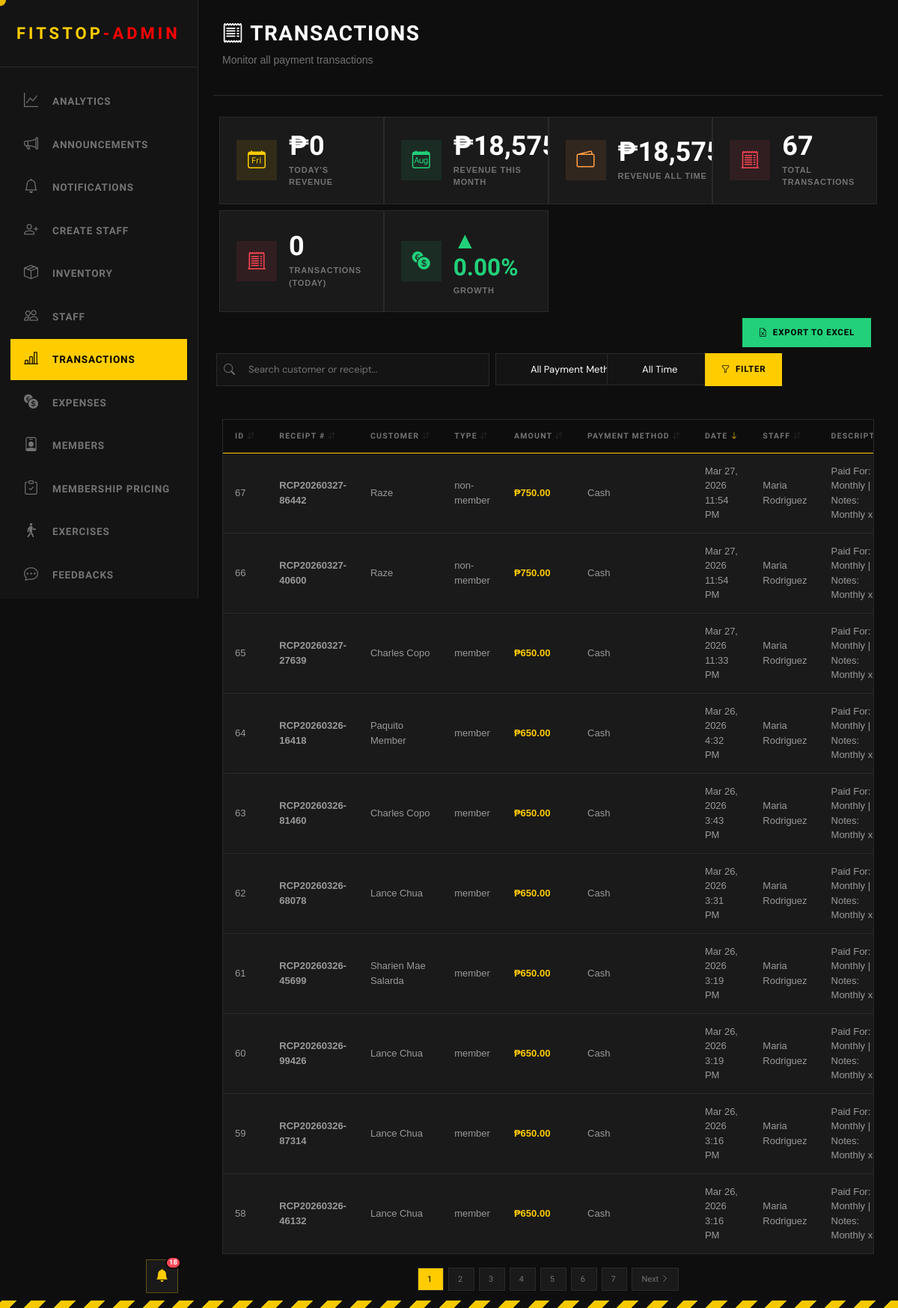
/admin/transaction.php (signed in), run on the app's committed database.
### tables this page shows
CREATE TABLE transactions (
    id INTEGER PRIMARY KEY AUTOINCREMENT,
    receipt_number TEXT UNIQUE NOT NULL,
    customer_type TEXT NOT NULL,
    user_id INTEGER,
    customer_name TEXT,
    amount DECIMAL(10, 2) NOT NULL,
    payment_method TEXT NOT NULL,
    staff_id INTEGER,
    transaction_date TIMESTAMP DEFAULT CURRENT_TIMESTAMP,
    status TEXT DEFAULT 'Confirmed',
    created_at TIMESTAMP DEFAULT CURRENT_TIMESTAMP
, "desc" TEXT);

CREATE TABLE "users" (   id INTEGER PRIMARY KEY AUTOINCREMENT,   username VARCHAR(50) NOT NULL UNIQUE,   first_name VARCHAR(50) NOT NULL,   last_name VARCHAR(50) NOT NULL,   email VARCHAR(100) NOT NULL UNIQUE,   password VARCHAR(255) NOT NULL,   user_type VARCHAR(50),   verification_code VARCHAR(50) DEFAULT NULL,   verification_code_expiration TIMESTAMP DEFAULT NULL,   is_verified BOOLEAN DEFAULT FALSE,   profile_picture BLOB,   last_logged_in TIMESTAMP DEFAULT NULL,   created_at TIMESTAMP DEFAULT CURRENT_TIMESTAMP,   updated_at TIMESTAMP DEFAULT CURRENT_TIMESTAMP , "points" INTEGER NOT NULL DEFAULT 0, dpa_consent INTEGER NOT NULL DEFAULT 0, dpa_consent_at TIMESTAMP DEFAULT NULL, "address" VARCHAR(255));

### admin/transaction.php (the view, shortened to what this page needs)
<?php
include("../Login/connection.php");
$search = isset($_GET['search']) ? trim($_GET['search']) : '';
$payment_method = isset($_GET['payment_method']) ? trim($_GET['payment_method']) : '';
$time_filter = isset($_GET['time']) ? $_GET['time'] : '';
$sort_by = isset($_GET['sort']) ? $_GET['sort'] : 'transaction_date';
$sort_order = isset($_GET['order']) ? $_GET['order'] : 'DESC';
$records_per_page = 10;
$page = isset($_GET['page']) ? (int) $_GET['page'] : 1;
$offset = ($page - 1) * $records_per_page;
$sort_order = ($sort_order === 'ASC') ? 'ASC' : 'DESC';
$where_conditions = [];
$params = [];
$where_clause = count($where_conditions) > 0 ? "WHERE " . implode(" AND ", $where_conditions) : "";
$total_query = $pdo->prepare("SELECT COUNT(*) as total FROM transactions t $where_clause");
$total_query->execute($params);
$total_records = $total_query->fetch()['total'];
$total_pages = ceil($total_records / $records_per_page);
$query = "SELECT
            t.*,
            u.first_name,
            u.last_name
          FROM transactions t
          LEFT JOIN users u ON t.staff_id = u.id
          $where_clause
          ORDER BY t.$sort_by $sort_order
          LIMIT :limit OFFSET :offset";
$stmt = $pdo->prepare($query);
$stmt->bindValue(':limit', $records_per_page, PDO::PARAM_INT);
$stmt->bindValue(':offset', $offset, PDO::PARAM_INT);
$stmt->execute();
$transactions = $stmt->fetchAll();
$stmt = $pdo->query("
    SELECT
        SUM(CASE WHEN DATE(transaction_date) = DATE('now') THEN amount ELSE 0 END) AS today,
        SUM(CASE WHEN DATE(transaction_date) = DATE('now','-1 day') THEN amount ELSE 0 END) AS yesterday
    FROM transactions
    WHERE status = 'completed'
");
$data = $stmt->fetch();
$growth = ($data['yesterday'] > 0)
    ? (($data['today'] - $data['yesterday']) / $data['yesterday']) * 100 : 0;
$total_revenue_stmt = $pdo->query("SELECT COALESCE(SUM(amount), 0) as total FROM transactions");
$total_revenue = $total_revenue_stmt->fetch()['total'];
$today_revenue_stmt = $pdo->query("SELECT COALESCE(SUM(amount), 0) as total FROM transactions WHERE DATE(transaction_date) = DATE('now')");
$today_revenue = $today_revenue_stmt->fetch()['total'];
$month_revenue_stmt = $pdo->query("SELECT COALESCE(SUM(amount), 0) as total FROM transactions WHERE strftime('%Y-%m', transaction_date) = strftime('%Y-%m', 'now')");
$month_revenue = $month_revenue_stmt->fetch()['total'];
$total_count_stmt = $pdo->query("SELECT COUNT(*) as total FROM transactions");
$total_count = $total_count_stmt->fetch()['total'];
$total_count_stmt_td = $pdo->query("SELECT COUNT(*) as total FROM transactions WHERE DATE(transaction_date) = DATE('now')");
$total_count_td = $total_count_stmt_td->fetch()['total'];
function getSortUrl($column, $current_sort, $current_order, $search, $payment_method, $time, $page)
{
    $new_order = 'ASC';
    $params = "sort=$column&order=$new_order";
    return "?$params";
}
function getSortIcon($column, $current_sort, $current_order)
{
    if ($current_sort !== $column) {
        return '<i class="bi bi-arrow-down-up" style="opacity: 0.3; font-size: 10px;"></i>';
    }
    return $current_order === 'ASC'
        ? '<i class="bi bi-arrow-up" style="color: var(--hazard); font-size: 10px;"></i>'
        : '<i class="bi bi-arrow-down" style="color: var(--hazard); font-size: 10px;"></i>';
}
function getPaginationUrl($page_num, $search, $payment_method, $time, $sort, $order)
{
    $params = "page=$page_num";
    return "?$params";
}
?>
<!DOCTYPE html>
<html>
<head>
    <link rel="stylesheet" href="styles.css">
    <link rel="stylesheet" href="https://cdn.jsdelivr.net/npm/bootstrap-icons@1.11.0/font/bootstrap-icons.css">
    <link href="https://cdn.jsdelivr.net/npm/bootstrap@5.3.8/dist/css/bootstrap.min.css" rel="stylesheet">
</head>
<body>
    <?php include('includes/header_admin.php') ?>
    <div class="main-content">
        <div class="topbar row">
            <div class="topbar-left col-sm-12 col-xl-6">
                <h1><i class="bi bi-receipt"></i> Transactions</h1>
                <p>Monitor all payment transactions</p>
            </div>
        </div>
        <div class="stat-grid row p-0 mb-1 g-2">
            <div class="stat-box col-sm-12 col-xl-3">
                <div class="stat-icon members">
                    <i class="bi bi-calendar-day"></i>
                </div>
                <div>
                    <div class="stat-value">₱<?php echo number_format($today_revenue, 0); ?></div>
                    <div class="stat-label">Today's Revenue</div>
                </div>
            </div>
            <div class="stat-box col-sm-12 col-xl-3">
                <div class="stat-icon registrations">
                    <i class="bi bi-calendar-month"></i>
                </div>
                <div>
                    <div class="stat-value">₱<?php echo number_format($month_revenue, 0); ?></div>
                    <div class="stat-label">Revenue This Month</div>
                </div>
            </div>
            <div class="stat-box col-sm-12 col-xl-3">
                <div class="stat-icon equipment">
                    <i class="bi bi-wallet2"></i>
                </div>
                <div>
                    <div class="stat-value">₱<?php echo number_format($total_revenue, 0); ?></div>
                    <div class="stat-label">Revenue All Time</div>
                </div>
            </div>
            <div class="stat-box col-sm-12 col-xl-3">
                <div class="stat-icon notifications">
                    <i class="bi bi-receipt-cutoff"></i>
                </div>
                <div>
                    <div class="stat-value"><?php echo $total_count; ?></div>
                    <div class="stat-label">Total Transactions</div>
                </div>
            </div>
            <div class="stat-box col-sm-12 col-xl-3">
                <div class="stat-icon notifications">
                    <i class="bi bi-receipt-cutoff bi-success"></i>
                </div>
                <div>
                    <div class="stat-value"><?php echo $total_count_td; ?></div>
                    <div class="stat-label">Transactions (Today)</div>
                </div>
            </div>
            <div class="stat-box col-sm-12 col-xl-3">
                <div class="stat-icon registrations"
                    style="color: <?php echo $growth >= 0 ? 'var(--success)' : 'var(--danger)'; ?>;">
                    <i class="bi bi-currency-exchange"></i>
                </div>
                <div>
                    <div class="stat-value">
                        <?php echo ($growth >= 0 ? "<small style='color: var(--success);'>▲ " : "<small style='color: var(--danger);'>▼ ") . number_format(abs($growth), 2) . "%</small>"; ?>
                    </div>
                    <div class="stat-label">Growth</div>
                </div>
            </div>
        </div>
        <section>
            <div>
                <div class="col-12 p-1 d-flex justify-content-end">
                    <button class="add-btn" data-bs-toggle="modal" data-bs-target="#exportModal"
                        style="background: var(--success); text-decoration: none; border: none; cursor: pointer;">
                        <i class="bi bi-file-earmark-excel"></i> Export to Excel
                    </button>
                </div>
                <form method="GET">
                    <div class="row">
                        <div class="search-wrapper col-sm-12 col-xl-2 p-1">
                            <i class="bi bi-search search-icon"></i>
                            <input type="text" name="search" class="search-input" maxlength="30"
                                placeholder="Search customer or receipt..."
                                value="<?php echo htmlspecialchars($search); ?>">
                        </div>
                        <div class="col-sm-12 col-xl-2 p-1">
                            <select name="payment_method" class="search-input" style="min-width: 250px;">
                                <option value="">All Payment Methods</option>
                            </select>
                        </div>
                        <div class="col-sm-12 col-xl-2 p-1">
                            <select name="time" class="search-input" style="min-width: 180px;">
                                <option value="">All Time</option>
                            </select>
                        </div>
                        <div class="col-sm-12 col-xl-1 p-1 d-flex justify-content-center">
                            <button type="submit" class="search-btn">
                                <i class="bi bi-funnel"></i> Filter
                            </button>
                        </div>
                        <div class="col-sm-12 col-xl-2 p-1 d-flex justify-content-center">
                        </div>
                    </div>
                </form>
            </div>
        </section>
        <div class="inventory-table">
            <table>
                <thead>
                    <tr>
                        <th class="sortable-header"
                            onclick="window.location.href='<?php echo getSortUrl('id', $sort_by, $sort_order, $search, $payment_method, $time_filter, $page); ?>'">
                            ID <?php echo getSortIcon('id', $sort_by, $sort_order); ?>
                        </th>
                        <th class="sortable-header"
                            onclick="window.location.href='<?php echo getSortUrl('receipt_number', $sort_by, $sort_order, $search, $payment_method, $time_filter, $page); ?>'">
                            Receipt # <?php echo getSortIcon('receipt_number', $sort_by, $sort_order); ?>
                        </th>
                        <th class="sortable-header"
                            onclick="window.location.href='<?php echo getSortUrl('customer_name', $sort_by, $sort_order, $search, $payment_method, $time_filter, $page); ?>'">
                            Customer <?php echo getSortIcon('customer_name', $sort_by, $sort_order); ?>
                        </th>
                        <th class="sortable-header"
                            onclick="window.location.href='<?php echo getSortUrl('customer_type', $sort_by, $sort_order, $search, $payment_method, $time_filter, $page); ?>'">
                            Type <?php echo getSortIcon('customer_type', $sort_by, $sort_order); ?>
                        </th>
                        <th class="sortable-header"
                            onclick="window.location.href='<?php echo getSortUrl('amount', $sort_by, $sort_order, $search, $payment_method, $time_filter, $page); ?>'">
                            Amount <?php echo getSortIcon('amount', $sort_by, $sort_order); ?>
                        </th>
                        <th class="sortable-header"
                            onclick="window.location.href='<?php echo getSortUrl('payment_method', $sort_by, $sort_order, $search, $payment_method, $time_filter, $page); ?>'">
                            Payment Method <?php echo getSortIcon('payment_method', $sort_by, $sort_order); ?>
                        </th>
                        <th class="sortable-header"
                            onclick="window.location.href='<?php echo getSortUrl('transaction_date', $sort_by, $sort_order, $search, $payment_method, $time_filter, $page); ?>'">
                            Date <?php echo getSortIcon('transaction_date', $sort_by, $sort_order); ?>
                        </th>
                        <th class="sortable-header"
                            onclick="window.location.href='<?php echo getSortUrl('staff_id', $sort_by, $sort_order, $search, $payment_method, $time_filter, $page); ?>'">
                            Staff <?php echo getSortIcon('staff_id', $sort_by, $sort_order); ?>
                        </th>
                        <th>Description</th>
                    </tr>
                </thead>
                <tbody>
                    <?php if (count($transactions) > 0): ?>
                        <?php foreach ($transactions as $txn): ?>
                            <tr>
                                <td><?php echo $txn['id']; ?></td>
                                <td><strong><?php echo htmlspecialchars($txn['receipt_number']); ?></strong></td>
                                <td><?php echo htmlspecialchars($txn['customer_name']); ?></td>
                                <td><?php echo htmlspecialchars($txn['customer_type']); ?></td>
                                <td><strong
                                        style="color: var(--hazard);">₱<?php echo number_format($txn['amount'], 2); ?></strong>
                                </td>
                                <td><?php echo htmlspecialchars($txn['payment_method']); ?></td>
                                <td><?php echo date('M d, Y g:i A', strtotime($txn['transaction_date'])); ?></td>
                                <td><?php echo htmlspecialchars(($txn['first_name'] ?? '') . ' ' . ($txn['last_name'] ?? '')); ?>
                                </td>
                                <td><?php echo htmlspecialchars($txn['desc'] ?? ''); ?></td>
                            </tr>
                        <?php endforeach; ?>
                    <?php endif; ?>
                </tbody>
            </table>
        </div>
        <?php if ($total_pages > 1): ?>
            <div style="margin-top: 20px; text-align: center;">
                <?php for ($i = 1; $i <= $total_pages; $i++): ?>
                    <a href="<?php echo getPaginationUrl($i, $search, $payment_method, $time_filter, $sort_by, $sort_order); ?>"
                        style="padding: 8px 12px; margin: 0 3px; background: <?php echo ($i == $page) ? 'var(--hazard)' : 'var(--bg-card)'; ?>; color: <?php echo ($i == $page) ? '#000' : 'var(--text-muted)'; ?>; border: 1px solid var(--border); text-decoration: none; font-family: 'Chakra Petch', sans-serif; font-size: 11px;">
                        <?php echo $i; ?>
                    </a>
                <?php endfor; ?>
                <?php if ($page < $total_pages): ?>
                    <a href="<?php echo getPaginationUrl($page + 1, $search, $payment_method, $time_filter, $sort_by, $sort_order); ?>"
                        style="padding: 8px 12px; margin: 0 3px; background: var(--bg-card); color: var(--text-muted); border: 1px solid var(--border); text-decoration: none; font-family: 'Chakra Petch', sans-serif; font-size: 11px;">
                        Next <i class="bi bi-chevron-right"></i>
                    </a>
                <?php endif; ?>
            </div>
        <?php endif; ?>
    </div>
</body>
</html>

### data on the page
transactions: id "67", receipt_number "RCP20260327-86442", customer_name "Raze", customer_type "non-member", amount "750.00", payment_method "Cash", transaction_date "Mar 27, 2026 11:54 PM", users.first_name+last_name "Maria Rodriguez", desc "Paid For: Monthly | Notes: Monthly…"
transactions: id "66", receipt_number "RCP20260327-40600", customer_name "Raze", customer_type "non-member", amount "750.00", payment_method "Cash", transaction_date "Mar 27, 2026 11:54 PM", users.first_name+last_name "Maria Rodriguez", desc "Paid For: Monthly | Notes: Monthly…"
transactions: id "65", receipt_number "RCP20260327-27639", customer_name "Charles Copo", customer_type "member", amount "650.00", payment_method "Cash", transaction_date "Mar 27, 2026 11:33 PM", users.first_name+last_name "Maria Rodriguez", desc "Paid For: Monthly | Notes: Monthly…"
transactions: id "64", receipt_number "RCP20260326-16418", customer_name "Paquito Member", customer_type "member", amount "650.00", payment_method "Cash", transaction_date "Mar 26, 2026 4:32 PM", users.first_name+last_name "Maria Rodriguez", desc "Paid For: Monthly | Notes: Monthly…"
transactions: id "63", receipt_number "RCP20260326-81460", customer_name "Charles Copo", customer_type "member", amount "650.00", payment_method "Cash", transaction_date "Mar 26, 2026 3:43 PM", users.first_name+last_name "Maria Rodriguez", desc "Paid For: Monthly | Notes: Monthly…"
transactions: id "62", receipt_number "RCP20260326-68078", customer_name "Lance Chua", customer_type "member", amount "650.00", payment_method "Cash", transaction_date "Mar 26, 2026 3:31 PM", users.first_name+last_name "Maria Rodriguez", desc "Paid For: Monthly | Notes: Monthly…"
transactions: id "61", receipt_number "RCP20260326-45699", customer_name "Sharien Mae Salarda", customer_type "member", amount "650.00", payment_method "Cash", transaction_date "Mar 26, 2026 3:19 PM", users.first_name+last_name "Maria Rodriguez", desc "Paid For: Monthly | Notes: Monthly…"
transactions: id "60", receipt_number "RCP20260326-99426", customer_name "Lance Chua", customer_type "member", amount "650.00", payment_method "Cash", transaction_date "Mar 26, 2026 3:19 PM", users.first_name+last_name "Maria Rodriguez", desc "Paid For: Monthly | Notes: Monthly…"
transactions: id "59", receipt_number "RCP20260326-87314", customer_name "Lance Chua", customer_type "member", amount "650.00", payment_method "Cash", transaction_date "Mar 26, 2026 3:16 PM", users.first_name+last_name "Maria Rodriguez", desc "Paid For: Monthly | Notes: Monthly…"
transactions: id "58", receipt_number "RCP20260326-46132", customer_name "Lance Chua", customer_type "member", amount "650.00", payment_method "Cash", transaction_date "Mar 26, 2026 3:16 PM", users.first_name+last_name "Maria Rodriguez", desc "Paid For: Monthly | Notes: Monthly…"

### other printed values
$unread_count "18"
$today_revenue "0"
$total_count "67"
$total_count_td "0"
abs($growth) "0.00"
